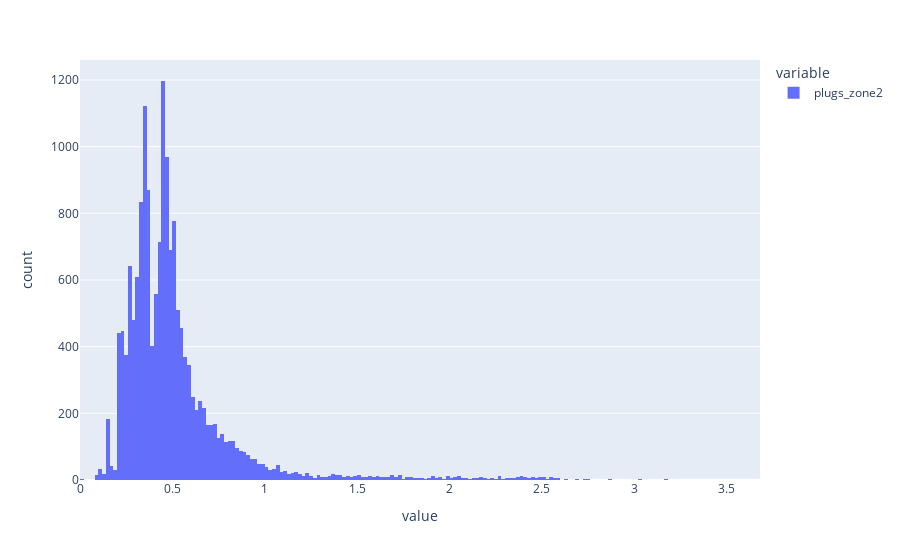

Notebook code for this chart:
### Code cell
(-hourly_data["plugs_zone2"]).hist()

### Figure 1 — Plotly figure (JSON) as saved in the notebook; plotly's stock layout.template omitted (floating-point values rounded to 4 significant figures; data arrays with more than 128 entries replaced by an {"elided": "..."} marker saying what was removed)
{"data": [{"alignmentgroup": "True", "bingroup": "x", "hovertemplate": "variable=plugs_zone2<br>value=%{x}<br>count=%{y}<extra></extra>", "legendgroup": "plugs_zone2", "marker": {"color": "#636efa", "pattern": {"shape": ""}}, "name": "plugs_zone2", "offsetgroup": "plugs_zone2", "orientation": "v", "showlegend": true, "x": {"elided": "17520 float values"}, "xaxis": "x", "yaxis": "y", "type": "histogram"}], "layout": {"xaxis": {"anchor": "y", "domain": [0.0, 1.0], "title": {"text": "value"}}, "yaxis": {"anchor": "x", "domain": [0.0, 1.0], "title": {"text": "count"}}, "legend": {"title": {"text": "variable"}, "tracegroupgap": 0}, "margin": {"t": 60}, "barmode": "relative"}}
